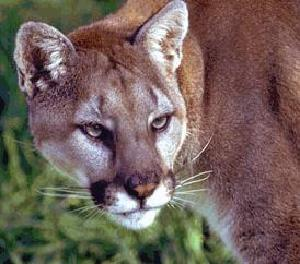
#> input picture ch7/images/101/cougar_face/image_0016.jpg, 300 x 264 px, found by its file name
$ python avhash-search.py
#> lines starting #> are read from the running program, lines starting #| are printed output that depends on the picture
import cv2
import numpy as np
import os, re

search_dir = "../images/101"
cache_dir = "../images/cache_avash"

if not os.path.exists(cache_dir):
    os.mkdir(cache_dir)


def average_hash(fname):
#> called with fname = '../images/101/chair/image_0016.jpg'
    fname2 = fname[len(search_dir):]
    cache_file = cache_dir + "/" + fname2.replace('/', '_')+ ".csv"
    if not os.path.exists(cache_file):
        img = cv2.imread(fname, cv2.IMREAD_GRAYSCALE)
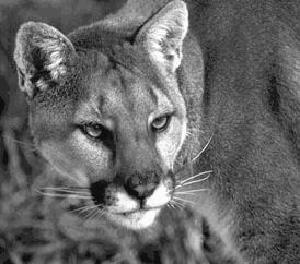
#> img: shape (264, 300); min 0, max 255, mean 102.4
        img = cv2.resize(img, None, fx=16 / img.shape[1], fy=16 / img.shape[0], interpolation=cv2.INTER_AREA)
        value = img[:]
        avg = value.mean()
#> avg = 102.4
        px = 1 * (value > avg)
    else:
        px = np.loadtxt(cache_file, delimiter=",")
    return px


def hamming_dist(a, b):
    aa = a.reshape(1, -1)
    ab = b.reshape(1, -1)
    dist = (aa != ab).sum()
#> dist = 0
    return dist


def enum_all_files(path):
    for root, dirs, files in os.walk(path):
        for f in files:
            fname = os.path.join(root, f)
            if re.search(r'\.(jpg|jpeg|png)$', fname):
                yield fname


def find_image(fname, rate):
    src = average_hash(fname)
    for fname in enum_all_files(search_dir):
        dst = average_hash(fname)
        diff_r = hamming_dist(src, dst) / 256
        if diff_r < rate:
            yield (diff_r, fname)


srcfile = search_dir + "/chair/image_0016.jpg"
html = ""

sim = list(find_image(srcfile, 0.25))
#> in average_hash (call 3), `fname2 = fname[len(search_dir):]`: fname2 = '/BACKGROUND_Google/image_0004.jpg'
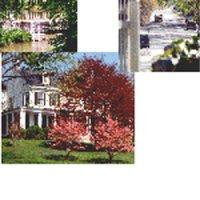
#> input picture ch7/images/101/BACKGROUND_Google/image_0004.jpg, 200 x 200 px
#> in average_hash (call 3), `img = cv2.imread(fname, cv2.IMREAD_GRAYSCALE)`:
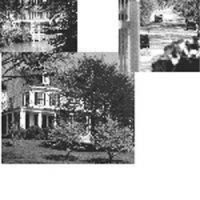
#> img: shape (200, 200); min 3, max 255, mean 168.8
#> in average_hash (call 3), `avg = value.mean()`: avg = 168.8
#> call 4 of average_hash, with fname = '../images/101/Faces/image_0042.jpg'
#> in average_hash (call 4), `fname2 = fname[len(search_dir):]`: fname2 = '/Faces/image_0042.jpg'
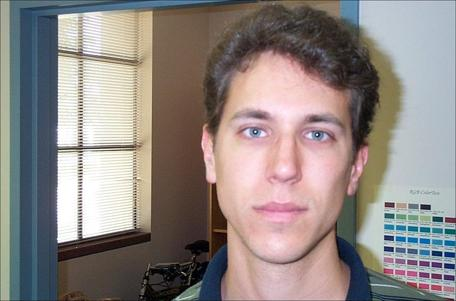
#> input picture ch7/images/101/Faces/image_0042.jpg, 456 x 301 px
#> in average_hash (call 4), `img = cv2.imread(fname, cv2.IMREAD_GRAYSCALE)`:
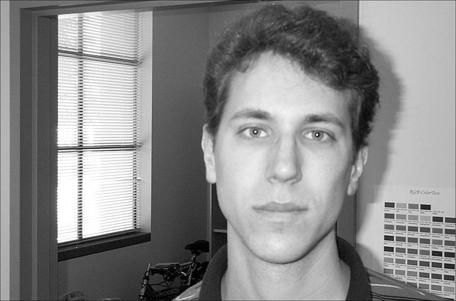
#> img: shape (301, 456); min 0, max 255, mean 138.1
#> in average_hash (call 4), `avg = value.mean()`: avg = 138.1
#> sim = [(0, '../images/101/cougar_face/image_0016.jpg')]
sim = sorted(sim, key=lambda x: x[0])
for r, f, in sim:
    print(r, ">", f)
    s = '<div style="float:left;"><h3>[차이:' + str(r) + '-' + \
        os.path.basename(f) + ']</h3>' + \
        '<p><a href="' + f + '"><img src="' + f + '"width=400>' + \
        '</a></p></div>'
    html += s
#> this loop made 1 pass
#| 0.0 > ../images/101/cougar_face/image_0016.jpg

html = """<html><head><meta charset="utf8"></head>
<body><h3>원래 이미지</h3><p>
<img src='{0}' width=400></p>{1}
</body></html>""".format(srcfile, html)

with open("./avhash-search-output.html", "w", encoding="utf-8") as f:
    f.write(html)
